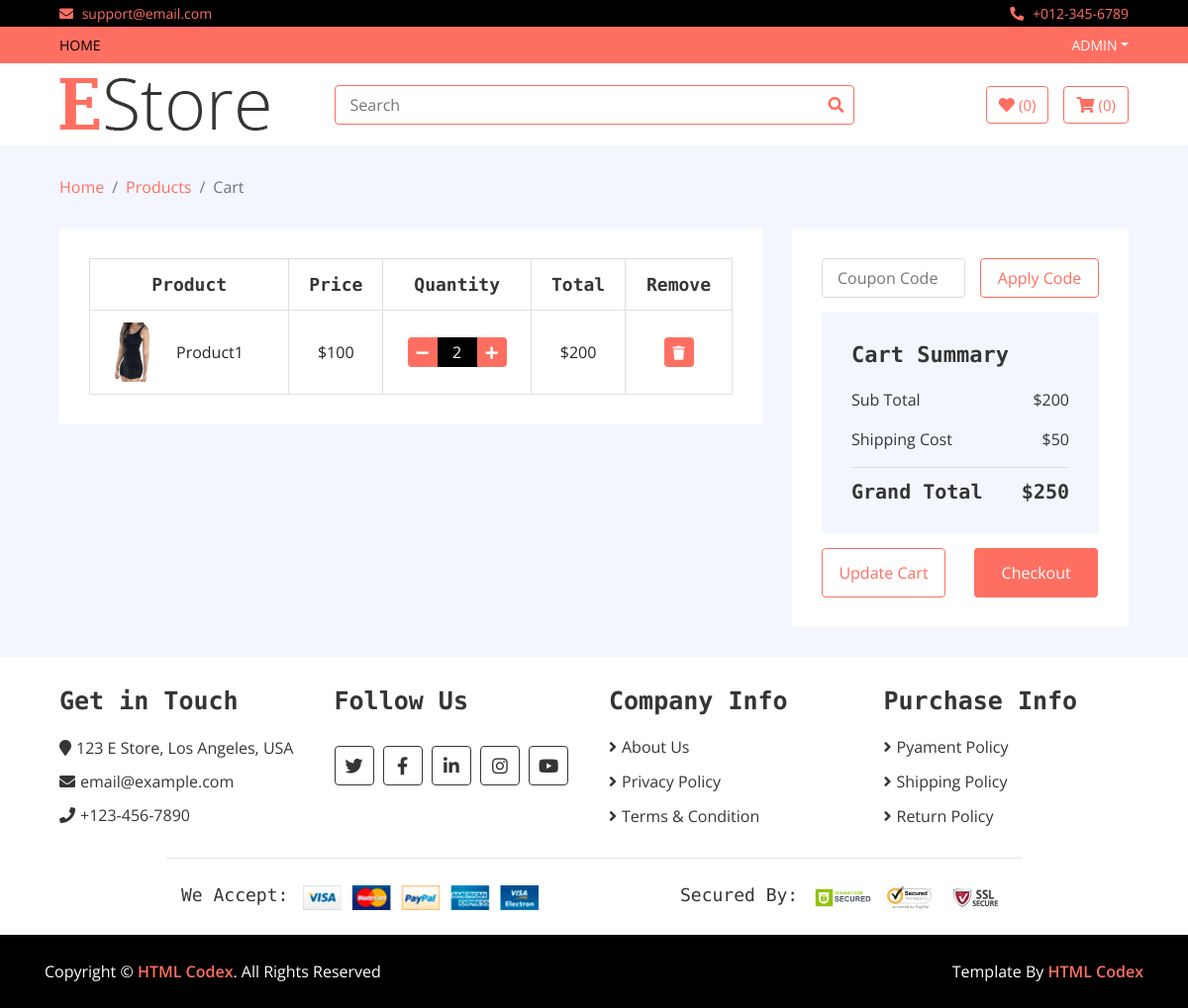
Before: /cart (signed in) with the older database file.
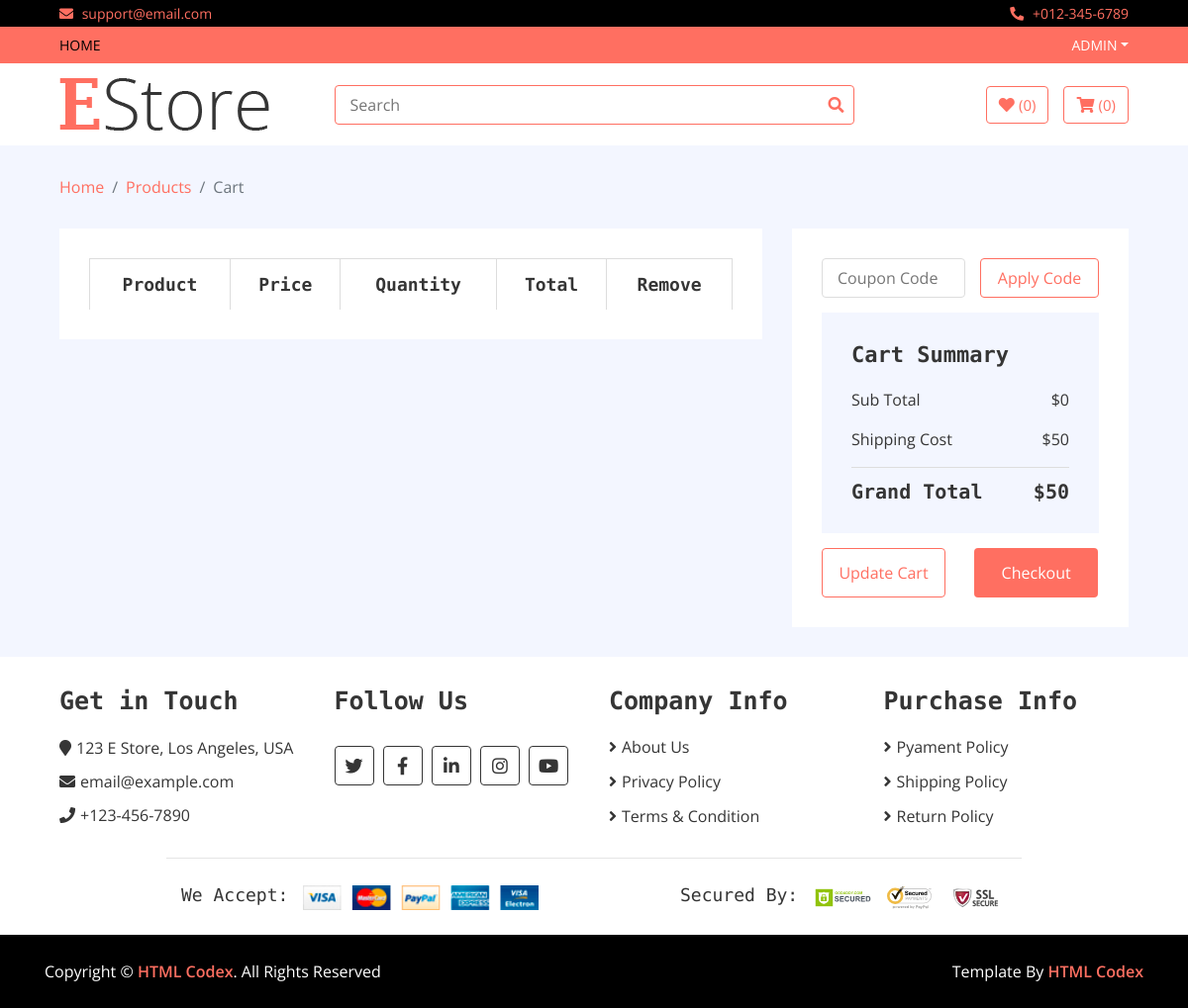
After: the same page with the newer database file.
### home/models.py (models this page shows, shortened)
class Cart(models.Model):
    name = models.CharField(max_length=300)
    price = models.IntegerField()
    quantity = models.IntegerField()
    total = models.IntegerField()
    slug = models.SlugField(max_length=500)
    product = models.ForeignKey(Product, on_delete=models.CASCADE)
    checkout = models.BooleanField(default=False)

class Product(models.Model):
    name =models.CharField(max_length=300)
    price = models.IntegerField()
    discounted_price = models.IntegerField()
    image = models.ImageField(upload_to='media')
    description = models.TextField(blank = True)
    specification = models.TextField(blank = True)
    slug = models.TextField(unique = True)
    category = models.ForeignKey(Category, on_delete=models.CASCADE)
    brand = models.ForeignKey(Brand, on_delete=models.CASCADE)
    stock = models.CharField(max_length=100, choices=STOCK)
    labels = models.CharField(max_length=100,choices=LABELS)

### home/views.py (the view)
# urls.py: path("cart", CartView.as_view(), name = 'cart'),
class CartView(BaseView):
    def get(self,request):
        total_price = 0
        username = request.user.username
        self.views['cart_products'] = Cart.objects.filter(name = username, checkout = False)
        for i in Cart.objects.filter(name = username, checkout = False):
            total_price = total_price + i.total
        self.views['total_price'] = total_price
        self.views['delivery_charge'] = 50
        self.views['all_total_price'] = total_price + self.views['delivery_charge']
        return render(request,'cart.html',self.views)

### templates/cart.html (shortened to what the changed rows need)
{% extends 'base.html' %}
{% load static %}
{% block content %}
        <div class="cart-page">
            <div class="container-fluid">
                <div class="row">
                    <div class="col-lg-8">
                        <div class="cart-page-inner">
                            <div class="table-responsive">
                                <table class="table table-bordered">
                                    <thead class="thead-dark">
                                        <tr>
                                            <th>Product</th>
                                            <th>Price</th>
                                            <th>Quantity</th>
                                            <th>Total</th>
                                            <th>Remove</th>
                                        </tr>
                                    </thead>
                                    <tbody class="align-middle">
                                    {% for cart in cart_products %}
                                        <tr>
                                            <td>
                                                <div class="img">
                                                    <a href="#"><img src="{{cart.product.image.url}}" alt="Image"></a>
                                                    <p>{{cart.product.name}}</p>
                                                </div>
                                            </td>
                                            <td>${{cart.price}}</td>
                                            <td>
                                                <div class="qty">
                                                    <a href = "reduce_quantity/{{cart.slug}}"><button class="btn-minus"><i class="fa fa-minus"></i></button></a>
                                                    <input type="text" value="{{cart.quantity}}">
                                                    <a href = "/add_to_cart/{{cart.slug}}"><button class="btn-plus"><i class="fa fa-plus"></i></button></a>
                                                </div>
                                            </td>
                                            <td>${{cart.total}}</td>
                                            <td><a href = "delete_cart/{{cart.slug}}"><button><i class="fa fa-trash"></i></button></a></td>
                                        </tr>
                                    {% endfor %}
                                    </tbody>
                                </table>
                            </div>
                        </div>
                    </div>
                    <div class="col-lg-4">
                        <div class="cart-page-inner">
                            <div class="row">
                                <div class="col-md-12">
                                    <div class="cart-summary">
                                        <div class="cart-content">
                                            <h1>Cart Summary</h1>
                                            <p>Sub Total<span>${{total_price}}</span></p>
                                            <h2>Grand Total<span>${{all_total_price}}</span></h2>
                                        </div>
                                    </div>
                                </div>
                            </div>
                        </div>
                    </div>
                </div>
            </div>
        </div>
        {% endblock %}

Changed rows visible on the page:
removed Cart: product.image (picture), product.name "Product1", price "100", quantity "2", total "200"
Other visible differences:
{{ total_price }}: "200" → "0"
{{ all_total_price }}: "250" → "50"
